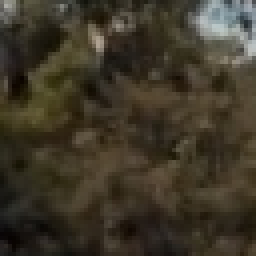
#> input picture Vehicles_Classifier_Model/Image Classification/dataset/train/non-vehicles/extra100.png, 64 x 64 px (shown 4 times larger); its folder holds only this picture in this run
$ jupyter execute --allow-errors Vehicles_Classification.ipynb   (shell and % lines are left out)   (older library calls are emulated)
#> lines starting #> are read from the running program, lines starting #| are printed output that depends on the picture
#> further down, image is the input picture: shape (64, 64, 3); mean B, G, R 40.8, 55.3, 62.1
[cell 1]
from google.colab import drive
drive.mount('/content/gdrive')
%cd /gdrive

[cell 2]
cd /content/gdrive/My Drive/Colab Notebooks/Vehicles_classifier/

[cell 3]
from sklearn.preprocessing import LabelEncoder
from sklearn.preprocessing import MinMaxScaler
import numpy as np
import mahotas
import cv2
import os
import h5py
import glob
import matplotlib.pyplot as plt
from sklearn.model_selection import train_test_split, cross_val_score
from sklearn.ensemble import RandomForestClassifier

[cell 4]
# make a fix file size
fixed_size  = tuple((500,500))

#train path
train_path = "dataset/train"

# no of trees for Random Forests
num_tree = 100

# bins for histograms
bins = 8

# train_test_split size
test_size = 0.10

# seed for reproducing same result
seed = 9

[cell 5]
# features description -1:  Hu Moments

def fd_hu_moments(image):
    image = cv2.cvtColor(image, cv2.COLOR_BGR2GRAY)
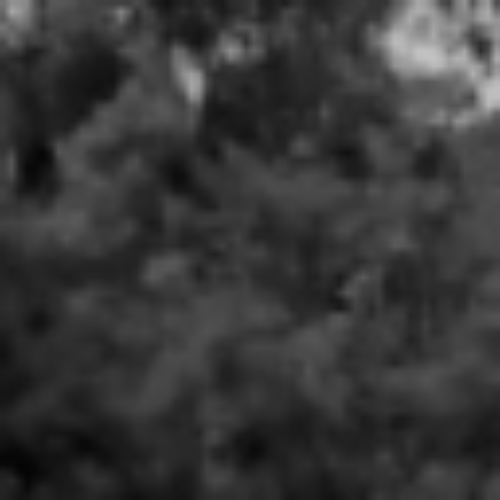
#> image: shape (500, 500); min 4, max 195, mean 55.5
    feature = cv2.HuMoments(cv2.moments(image)).flatten()
#> feature = [0.00302, 3.46e-08, 9.61e-10, 8.56e-11, -2.28e-20, 1.59e-14, 9.14e-21]
#> `fv_hu_moments = fd_hu_moments(image)`: fv_hu_moments has the same summary as feature in fd_hu_moments
    return feature

[cell 6]
# feature-descriptor -2 Haralick Texture

def fd_haralick(image):
    # conver the image to grayscale
    gray = cv2.cvtColor(image,cv2.COLOR_BGR2GRAY)
    # Ccompute the haralick texture fetature ve tor
    haralic = mahotas.features.haralick(gray).mean(axis=0)
    return haralic

[cell 7]
# feature-description -3 Color Histogram

def fd_histogram(image, mask=None):
    # conver the image to HSV colors-space
    image = cv2.cvtColor(image, cv2.COLOR_BGR2HSV)
    #COPUTE THE COLOR HISTPGRAM
    hist  = cv2.calcHist([image],[0,1,2],None,[bins,bins,bins], [0, 256, 0, 256, 0, 256])
    # normalize the histogram
    cv2.normalize(hist,hist)
    # return the histog....
    return hist.flatten()

[cell 8]
# get the training data labels
train_labels = os.listdir(train_path)

# sort the training labesl
train_labels.sort()
print(train_labels)

# empty list to hold feature vectors and labels
global_features = []
labels = []

i, j = 0, 0
k = 0

# num of images per class
images_per_class = 80

#> (a cell that did not finish here is left out)


$ run again, on Vehicles_Classifier_Model/Image Classification/dataset/train/vehicles/4024.png
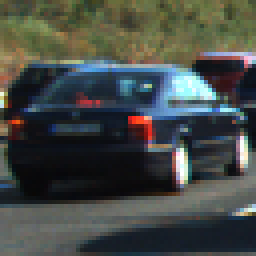
#> input picture Vehicles_Classifier_Model/Image Classification/dataset/train/vehicles/4024.png, 64 x 64 px (shown 4 times larger)
#> image is the input picture: shape (64, 64, 3); mean B, G, R 70.1, 74.4, 69.7
#> `image = cv2.resize(image,fixed_size)`:
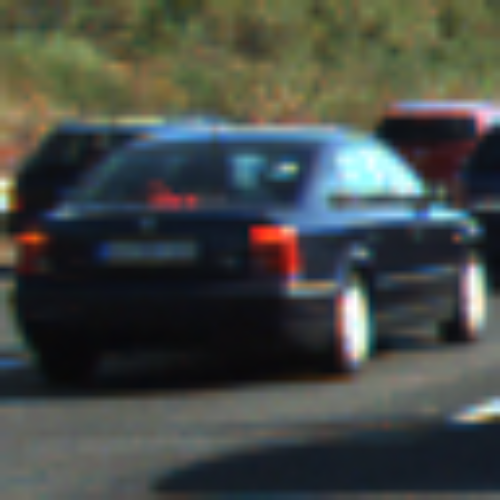
#> image: shape (500, 500, 3); mean B, G, R 70, 74.2, 69.6
#> in fd_hu_moments, `image = cv2.cvtColor(image, cv2.COLOR_BGR2GRAY)`:
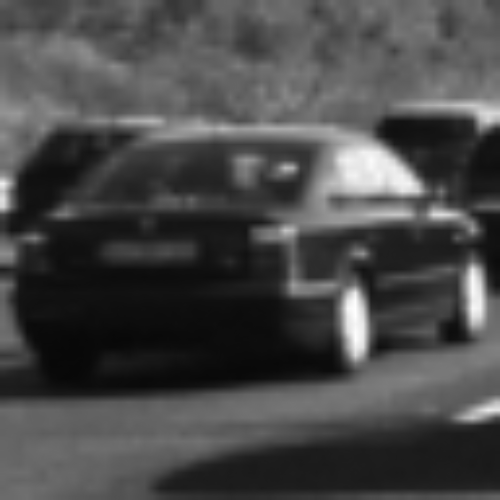
#> image: shape (500, 500); min 8, max 255, mean 72.4
#> feature = [0.00241, 3.68e-09, 1.21e-10, 4.35e-10, 3.08e-20, 1.76e-14, -9.52e-20]
#> fv_hu_moments has the same summary as feature in fd_hu_moments

$ run again, on Vehicles_Classifier_Model/Image Classification/dataset/train/non-vehicles/extra101.png
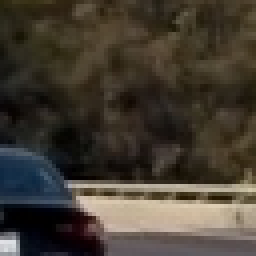
#> input picture Vehicles_Classifier_Model/Image Classification/dataset/train/non-vehicles/extra101.png, 64 x 64 px (shown 4 times larger)
#> image is the input picture: shape (64, 64, 3); mean B, G, R 49.9, 60.1, 67.1
#> `image = cv2.resize(image,fixed_size)`:
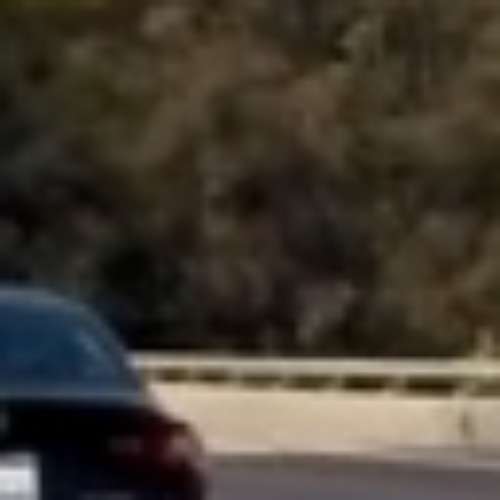
#> image: shape (500, 500, 3); mean B, G, R 49.7, 60, 67
#> in fd_hu_moments, `image = cv2.cvtColor(image, cv2.COLOR_BGR2GRAY)`:
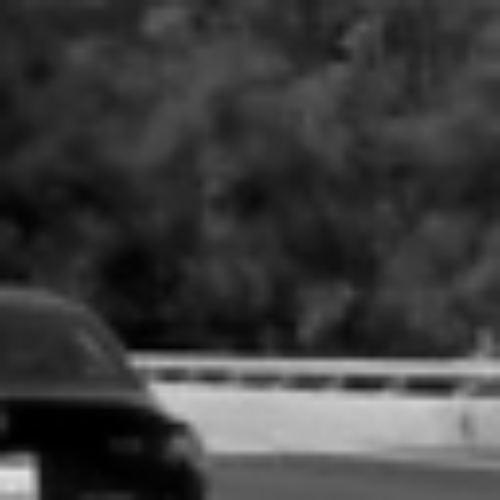
#> image: shape (500, 500); min 0, max 224, mean 60.9
#> feature = [0.00272, 1.78e-07, 2.5e-10, 9.11e-10, -1.6e-19, 3.81e-13, 4.05e-19]
#> fv_hu_moments has the same summary as feature in fd_hu_moments
